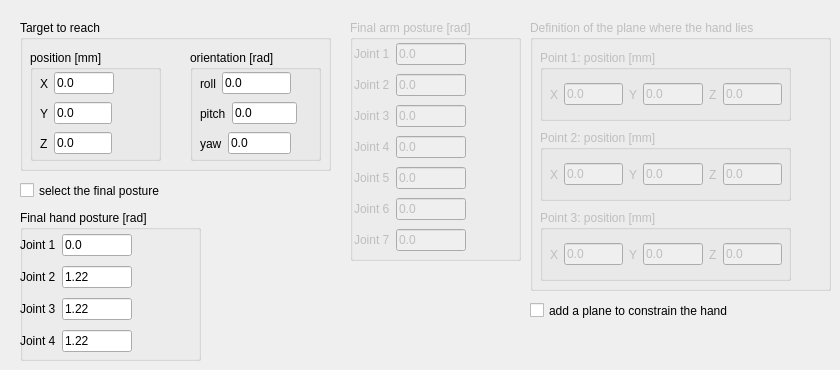
   <widget class="QWidget" name="tab__move">
    <attribute name="title">
     <string>Move settings</string>
    </attribute>
    <widget class="QCheckBox" name="checkBox_add_plane">
     <property name="geometry">
      <rect>
       <x>530</x>
       <y>300</y>
       <width>261</width>
       <height>21</height>
      </rect>
     </property>
     <property name="text">
      <string>add a plane to constrain the hand  </string>
     </property>
    </widget>
    <widget class="QGroupBox" name="groupBox_final_arm">
     <property name="enabled">
      <bool>false</bool>
     </property>
     <property name="geometry">
      <rect>
       <x>350</x>
       <y>20</y>
       <width>171</width>
       <height>241</height>
      </rect>
     </property>
     <property name="title">
      <string>Final arm posture [rad]</string>
     </property>
     <widget class="QWidget" name="layoutWidget_2">
      <property name="geometry">
       <rect>
        <x>4</x>
        <y>20</y>
        <width>112</width>
        <height>221</height>
       </rect>
      </property>
      <layout class="QVBoxLayout" name="verticalLayout_6">
       <item>
        <layout class="QHBoxLayout" name="horizontalLayout_46">
         <item>
          <widget class="QLabel" name="label_131">
           <property name="text">
            <string>Joint 1</string>
           </property>
          </widget>
         </item>
         <item>
          <widget class="QLineEdit" name="lineEdit_final_arm_1">
           <property name="text">
            <string>0.0</string>
           </property>
          </widget>
         </item>
        </layout>
       </item>
       <item>
        <layout class="QHBoxLayout" name="horizontalLayout_45">
         <item>
          <widget class="QLabel" name="label_132">
           <property name="text">
            <string>Joint 2</string>
           </property>
          </widget>
         </item>
         <item>
          <widget class="QLineEdit" name="lineEdit_final_arm_2">
           <property name="text">
            <string>0.0</string>
           </property>
          </widget>
         </item>
        </layout>
       </item>
       <item>
        <layout class="QHBoxLayout" name="horizontalLayout_44">
         <item>
          <widget class="QLabel" name="label_133">
           <property name="text">
            <string>Joint 3</string>
           </property>
          </widget>
         </item>
         <item>
          <widget class="QLineEdit" name="lineEdit_final_arm_3">
           <property name="text">
            <string>0.0</string>
           </property>
          </widget>
         </item>
        </layout>
       </item>
       <item>
        <layout class="QHBoxLayout" name="horizontalLayout_28">
         <item>
          <widget class="QLabel" name="label_134">
           <property name="text">
            <string>Joint 4</string>
           </property>
          </widget>
         </item>
         <item>
          <widget class="QLineEdit" name="lineEdit_final_arm_4">
           <property name="text">
            <string>0.0</string>
           </property>
          </widget>
         </item>
        </layout>
       </item>
       <item>
        <layout class="QHBoxLayout" name="horizontalLayout_27">
         <item>
          <widget class="QLabel" name="label_135">
           <property name="text">
            <string>Joint 5</string>
           </property>
          </widget>
         </item>
         <item>
          <widget class="QLineEdit" name="lineEdit_final_arm_5">
           <property name="text">
            <string>0.0</string>
           </property>
          </widget>
         </item>
        </layout>
       </item>
       <item>
        <layout class="QHBoxLayout" name="horizontalLayout_25">
         <item>
          <widget class="QLabel" name="label_136">
           <property name="text">
            <string>Joint 6</string>
           </property>
          </widget>
         </item>
         <item>
          <widget class="QLineEdit" name="lineEdit_final_arm_6">
           <property name="text">
            <string>0.0</string>
           </property>
          </widget>
         </item>
        </layout>
       </item>
       <item>
        <layout class="QHBoxLayout" name="horizontalLayout_19">
         <item>
          <widget class="QLabel" name="label_137">
           <property name="text">
            <string>Joint 7</string>
           </property>
          </widget>
         </item>
         <item>
          <widget class="QLineEdit" name="lineEdit_final_arm_7">
           <property name="text">
            <string>0.0</string>
           </property>
          </widget>
         </item>
        </layout>
       </item>
      </layout>
     </widget>
    </widget>
    <widget class="QGroupBox" name="groupBox_plane">
     <property name="enabled">
      <bool>false</bool>
     </property>
     <property name="geometry">
      <rect>
       <x>530</x>
       <y>20</y>
       <width>301</width>
       <height>271</height>
      </rect>
     </property>
     <property name="title">
      <string>Definition of the plane where the hand lies </string>
     </property>
     <widget class="QGroupBox" name="groupBox_plane_point_1">
      <property name="geometry">
       <rect>
        <x>10</x>
        <y>30</y>
        <width>251</width>
        <height>71</height>
       </rect>
      </property>
      <property name="title">
       <string>Point 1: position [mm]</string>
      </property>
      <widget class="QWidget" name="layoutWidget_3">
       <property name="geometry">
        <rect>
         <x>10</x>
         <y>30</y>
         <width>232</width>
         <height>29</height>
        </rect>
       </property>
       <layout class="QHBoxLayout" name="horizontalLayout_62">
        <item>
         <layout class="QHBoxLayout" name="horizontalLayout_55">
          <item>
           <widget class="QLabel" name="label_147">
            <property name="text">
             <string>X</string>
            </property>
           </widget>
          </item>
          <item>
           <widget class="QLineEdit" name="lineEdit_point_1_x">
            <property name="text">
             <string>0.0</string>
            </property>
           </widget>
          </item>
         </layout>
        </item>
        <item>
         <layout class="QHBoxLayout" name="horizontalLayout_53">
          <item>
           <widget class="QLabel" name="label_141">
            <property name="text">
             <string>Y</string>
            </property>
           </widget>
          </item>
          <item>
           <widget class="QLineEdit" name="lineEdit_point_1_y">
            <property name="text">
             <string>0.0</string>
            </property>
           </widget>
          </item>
         </layout>
        </item>
        <item>
         <layout class="QHBoxLayout" name="horizontalLayout_54">
          <item>
           <widget class="QLabel" name="label_146">
            <property name="text">
             <string>Z</string>
            </property>
           </widget>
          </item>
          <item>
           <widget class="QLineEdit" name="lineEdit_point_1_z">
            <property name="text">
             <string>0.0</string>
            </property>
           </widget>
          </item>
         </layout>
        </item>
       </layout>
      </widget>
     </widget>
     <widget class="QGroupBox" name="groupBox_plane_point_2">
      <property name="geometry">
       <rect>
        <x>10</x>
        <y>110</y>
        <width>251</width>
        <height>71</height>
       </rect>
      </property>
      <property name="title">
       <string>Point 2: position [mm]</string>
      </property>
      <widget class="QWidget" name="layoutWidget_8">
       <property name="geometry">
        <rect>
         <x>10</x>
         <y>30</y>
         <width>232</width>
         <height>29</height>
        </rect>
       </property>
       <layout class="QHBoxLayout" name="horizontalLayout_63">
        <item>
         <layout class="QHBoxLayout" name="horizontalLayout_56">
          <item>
           <widget class="QLabel" name="label_148">
            <property name="text">
             <string>X</string>
            </property>
           </widget>
          </item>
          <item>
           <widget class="QLineEdit" name="lineEdit_point_2_x">
            <property name="text">
             <string>0.0</string>
            </property>
           </widget>
          </item>
         </layout>
        </item>
        <item>
         <layout class="QHBoxLayout" name="horizontalLayout_57">
          <item>
           <widget class="QLabel" name="label_149">
            <property name="text">
             <string>Y</string>
            </property>
           </widget>
          </item>
          <item>
           <widget class="QLineEdit" name="lineEdit_point_2_y">
            <property name="text">
             <string>0.0</string>
            </property>
           </widget>
          </item>
         </layout>
        </item>
        <item>
         <layout class="QHBoxLayout" name="horizontalLayout_58">
          <item>
           <widget class="QLabel" name="label_150">
            <property name="text">
             <string>Z</string>
            </property>
           </widget>
          </item>
          <item>
           <widget class="QLineEdit" name="lineEdit_point_2_z">
            <property name="text">
             <string>0.0</string>
            </property>
           </widget>
          </item>
         </layout>
        </item>
       </layout>
      </widget>
     </widget>
     <widget class="QGroupBox" name="groupBox_plane_point_3">
      <property name="geometry">
       <rect>
        <x>10</x>
        <y>190</y>
        <width>251</width>
        <height>71</height>
       </rect>
      </property>
      <property name="title">
       <string>Point 3: position [mm]</string>
      </property>
      <widget class="QWidget" name="layoutWidget_9">
       <property name="geometry">
        <rect>
         <x>10</x>
         <y>30</y>
         <width>232</width>
         <height>29</height>
        </rect>
       </property>
       <layout class="QHBoxLayout" name="horizontalLayout_64">
        <item>
         <layout class="QHBoxLayout" name="horizontalLayout_59">
          <item>
           <widget class="QLabel" name="label_151">
            <property name="text">
             <string>X</string>
            </property>
           </widget>
          </item>
          <item>
           <widget class="QLineEdit" name="lineEdit_point_3_x">
            <property name="text">
             <string>0.0</string>
            </property>
           </widget>
          </item>
         </layout>
        </item>
        <item>
         <layout class="QHBoxLayout" name="horizontalLayout_60">
          <item>
           <widget class="QLabel" name="label_152">
            <property name="text">
             <string>Y</string>
            </property>
           </widget>
          </item>
          <item>
           <widget class="QLineEdit" name="lineEdit_point_3_y">
            <property name="text">
             <string>0.0</string>
            </property>
           </widget>
          </item>
         </layout>
        </item>
        <item>
         <layout class="QHBoxLayout" name="horizontalLayout_61">
          <item>
           <widget class="QLabel" name="label_153">
            <property name="text">
             <string>Z</string>
            </property>
           </widget>
          </item>
          <item>
           <widget class="QLineEdit" name="lineEdit_point_3_z">
            <property name="text">
             <string>0.0</string>
            </property>
           </widget>
          </item>
         </layout>
        </item>
       </layout>
      </widget>
     </widget>
    </widget>
    <widget class="QGroupBox" name="groupBox_target">
     <property name="geometry">
      <rect>
       <x>20</x>
       <y>20</y>
       <width>311</width>
       <height>151</height>
      </rect>
     </property>
     <property name="title">
      <string>Target to reach</string>
     </property>
     <widget class="QGroupBox" name="groupBox_target_pos">
      <property name="geometry">
       <rect>
        <x>10</x>
        <y>30</y>
        <width>131</width>
        <height>111</height>
       </rect>
      </property>
      <property name="title">
       <string>position [mm]</string>
      </property>
      <widget class="QWidget" name="layoutWidget_20">
       <property name="geometry">
        <rect>
         <x>10</x>
         <y>50</y>
         <width>72</width>
         <height>27</height>
        </rect>
       </property>
       <layout class="QHBoxLayout" name="horizontalLayout_41">
        <item>
         <widget class="QLabel" name="label_128">
          <property name="text">
           <string>Y</string>
          </property>
         </widget>
        </item>
        <item>
         <widget class="QLineEdit" name="lineEdit_target_y">
          <property name="text">
           <string>0.0</string>
          </property>
         </widget>
        </item>
       </layout>
      </widget>
      <widget class="QWidget" name="layoutWidget_21">
       <property name="geometry">
        <rect>
         <x>10</x>
         <y>80</y>
         <width>72</width>
         <height>27</height>
        </rect>
       </property>
       <layout class="QHBoxLayout" name="horizontalLayout_42">
        <item>
         <widget class="QLabel" name="label_129">
          <property name="text">
           <string>Z</string>
          </property>
         </widget>
        </item>
        <item>
         <widget class="QLineEdit" name="lineEdit_target_z">
          <property name="text">
           <string>0.0</string>
          </property>
         </widget>
        </item>
       </layout>
      </widget>
      <widget class="QWidget" name="layoutWidget_eng_tol_pos_7">
       <property name="geometry">
        <rect>
         <x>10</x>
         <y>20</y>
         <width>74</width>
         <height>27</height>
        </rect>
       </property>
       <layout class="QHBoxLayout" name="horizontalLayout_43">
        <item>
         <widget class="QLabel" name="label_130">
          <property name="text">
           <string>X</string>
          </property>
         </widget>
        </item>
        <item>
         <widget class="QLineEdit" name="lineEdit_target_x">
          <property name="text">
           <string>0.0</string>
          </property>
         </widget>
        </item>
       </layout>
      </widget>
     </widget>
     <widget class="QGroupBox" name="groupBox_target_orientation">
      <property name="geometry">
       <rect>
        <x>170</x>
        <y>30</y>
        <width>131</width>
        <height>111</height>
       </rect>
      </property>
      <property name="title">
       <string>orientation [rad]</string>
      </property>
      <widget class="QWidget" name="layoutWidget_22">
       <property name="geometry">
        <rect>
         <x>10</x>
         <y>50</y>
         <width>97</width>
         <height>27</height>
        </rect>
       </property>
       <layout class="QHBoxLayout" name="horizontalLayout_50">
        <item>
         <widget class="QLabel" name="label_138">
          <property name="text">
           <string>pitch</string>
          </property>
         </widget>
        </item>
        <item>
         <widget class="QLineEdit" name="lineEdit_target_pitch">
          <property name="text">
           <string>0.0</string>
          </property>
         </widget>
        </item>
       </layout>
      </widget>
      <widget class="QWidget" name="layoutWidget_23">
       <property name="geometry">
        <rect>
         <x>10</x>
         <y>80</y>
         <width>91</width>
         <height>27</height>
        </rect>
       </property>
       <layout class="QHBoxLayout" name="horizontalLayout_51">
        <item>
         <widget class="QLabel" name="label_139">
          <property name="text">
           <string>yaw</string>
          </property>
         </widget>
        </item>
        <item>
         <widget class="QLineEdit" name="lineEdit_target_yaw">
          <property name="text">
           <string>0.0</string>
          </property>
         </widget>
        </item>
       </layout>
      </widget>
      <widget class="QWidget" name="layoutWidget_eng_tol_pos_8">
       <property name="geometry">
        <rect>
         <x>10</x>
         <y>20</y>
         <width>91</width>
         <height>27</height>
        </rect>
       </property>
       <layout class="QHBoxLayout" name="horizontalLayout_52">
        <item>
         <widget class="QLabel" name="label_140">
          <property name="text">
           <string>roll</string>
          </property>
         </widget>
        </item>
        <item>
         <widget class="QLineEdit" name="lineEdit_target_roll">
          <property name="text">
           <string>0.0</string>
          </property>
         </widget>
        </item>
       </layout>
      </widget>
     </widget>
    </widget>
    <widget class="QGroupBox" name="groupBox_final_hand">
     <property name="geometry">
      <rect>
       <x>20</x>
       <y>210</y>
       <width>181</width>
       <height>151</height>
      </rect>
     </property>
     <property name="title">
      <string>Final hand posture [rad]</string>
     </property>
     <widget class="QWidget" name="layoutWidget_4">
      <property name="geometry">
       <rect>
        <x>0</x>
        <y>20</y>
        <width>112</width>
        <height>128</height>
       </rect>
      </property>
      <layout class="QVBoxLayout" name="verticalLayout_38">
       <item>
        <layout class="QHBoxLayout" name="horizontalLayout_49">
         <item>
          <widget class="QLabel" name="label_142">
           <property name="text">
            <string>Joint 1</string>
           </property>
          </widget>
         </item>
         <item>
          <widget class="QLineEdit" name="lineEdit_final_hand_1">
           <property name="text">
            <string>0.0</string>
           </property>
          </widget>
         </item>
        </layout>
       </item>
       <item>
        <layout class="QHBoxLayout" name="horizontalLayout_48">
         <item>
          <widget class="QLabel" name="label_143">
           <property name="text">
            <string>Joint 2</string>
           </property>
          </widget>
         </item>
         <item>
          <widget class="QLineEdit" name="lineEdit_final_hand_2">
           <property name="text">
            <string>1.22</string>
           </property>
          </widget>
         </item>
        </layout>
       </item>
       <item>
        <layout class="QHBoxLayout" name="horizontalLayout_47">
         <item>
          <widget class="QLabel" name="label_144">
           <property name="text">
            <string>Joint 3</string>
           </property>
          </widget>
         </item>
         <item>
          <widget class="QLineEdit" name="lineEdit_final_hand_3">
           <property name="text">
            <string>1.22</string>
           </property>
          </widget>
         </item>
        </layout>
       </item>
       <item>
        <layout class="QHBoxLayout" name="horizontalLayout_26">
         <item>
          <widget class="QLabel" name="label_145">
           <property name="text">
            <string>Joint 4</string>
           </property>
          </widget>
         </item>
         <item>
          <widget class="QLineEdit" name="lineEdit_final_hand_4">
           <property name="text">
            <string>1.22</string>
           </property>
          </widget>
         </item>
        </layout>
       </item>
      </layout>
     </widget>
    </widget>
    <widget class="QCheckBox" name="checkBox_sel_final_posture">
     <property name="geometry">
      <rect>
       <x>20</x>
       <y>180</y>
       <width>211</width>
       <height>21</height>
      </rect>
     </property>
     <property name="text">
      <string>select the final posture</string>
     </property>
    </widget>
   </widget>
